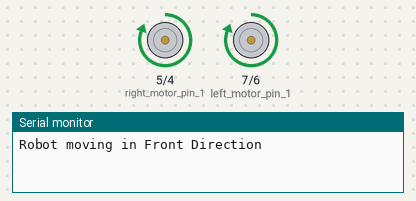
This sketch was run on a simulated Arduino Uno, built with avr-gcc and run on an emulated ATmega328P. On the bench: motor-driver pin pairs drawn as motors (green arrow = first pin HIGH = forward, orange = second pin HIGH = backward, longer = more drive), the last lines printed to the serial monitor.

Above: at 1.5 s.
At 4.5 s:
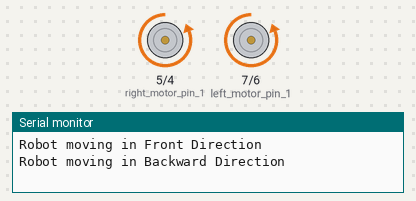
At 7.5 s:
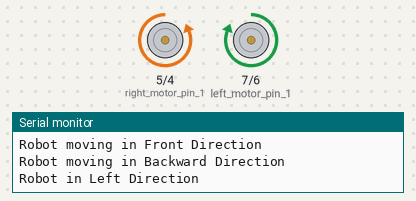
At 10.5 s:
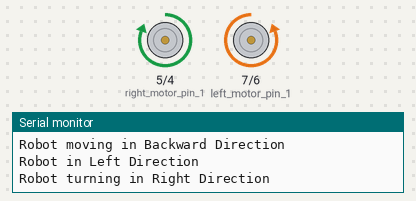
Timing chart, 0 to 15.6 s (numbered marks = the images above):
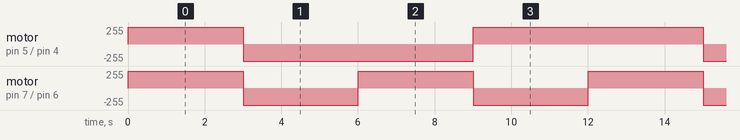

Measured:
- by itself, motor on pin 5 (right_motor_pin_1) / pin 4 (right_motor_pin_2): repeats every 12.0 s: backward 255/255 6.0 s, forward 255/255 6.0 s
- by itself, motor on pin 7 (left_motor_pin_1) / pin 6 (left_motor_pin_2): alternates forward 255/255 for 3.0 s and backward 255/255 for 3.0 s

The sketch:

Program_8-Movement_of_robot_in_all_directions.ino
```cpp
int left_motor_pin_1 = 7;    // Declare variable to store pin value connected to left motor driver pin 1
int left_motor_pin_2 = 6;    // Declare variable to store pin value connected to left motor driver pin 2

int right_motor_pin_1 = 5;    // Declare variable to store pin value connected to right motor driver pin 1
int right_motor_pin_2 = 4;    // Declare variable to store pin value connected to right motor driver pin 2

void setup() {
  Serial.begin(9600);   // set the serial baud rate to 9600

  pinMode(left_motor_pin_1, OUTPUT); // set left motor pin 1 as OUTPUT
  pinMode(left_motor_pin_2, OUTPUT); // set left motor pin 2 as OUTPUT

  pinMode(right_motor_pin_1, OUTPUT); // set right motor pin 1 as OUTPUT
  pinMode(right_motor_pin_2, OUTPUT); // set right motor pin 2 as OUTPUT
}

void loop() {
  goFront();  // robot moves in front direction
  delay(3000);    // pause the program for 3 seconds

  reverse();  // robot moves reverse
  delay(3000);    // pause the program for 3 seconds

  turnLeft();  // turns robot in left direction
  delay(3000);    // pause the program for 3 seconds

  turnRight();  // turns robot in right direction
  delay(3000);    // pause the program for 3 seconds
}

void goFront() {  // this function moves robot in front direction
  digitalWrite(right_motor_pin_1, HIGH);   // supplies 5V to right motor pin 1
  digitalWrite(right_motor_pin_2, LOW);   // supplies 0V to right motor pin 2

  digitalWrite(left_motor_pin_1, HIGH);   // supplies 5V to left motor pin 1
  digitalWrite(left_motor_pin_2, LOW);   // supplies 0V to left motor pin 2

  Serial.println("Robot moving in Front Direction");
}

void reverse() {  // this function moves robot reverse
  digitalWrite(right_motor_pin_1, LOW);   // supplies 0V to right motor pin 1
  digitalWrite(right_motor_pin_2, HIGH);   // supplies 5V to right motor pin 2

  digitalWrite(left_motor_pin_1, LOW);   // supplies 0V to left motor pin 1
  digitalWrite(left_motor_pin_2, HIGH);   // supplies 5V to left motor pin 2

  Serial.println("Robot moving in Backward Direction");
}

void turnRight() {  // this function turns robot in left direction
  digitalWrite(right_motor_pin_1, HIGH);   // supplies 5V to right motor pin 1
  digitalWrite(right_motor_pin_2, LOW);   // supplies 0V to right motor pin 2

  digitalWrite(left_motor_pin_1, LOW);   // supplies 0V to left motor pin 1
  digitalWrite(left_motor_pin_2, HIGH);   // supplies 5V to left motor pin 2

  Serial.println("Robot turning in Right Direction");
}

void turnLeft() {  // this function turns robot in right direction
  digitalWrite(right_motor_pin_1, LOW);   // supplies 0V to right motor pin 1
  digitalWrite(right_motor_pin_2, HIGH);   // supplies 5V to right motor pin 2

  digitalWrite(left_motor_pin_1, HIGH);   // supplies 5V to left motor pin 1
  digitalWrite(left_motor_pin_2, LOW);   // supplies 0V to left motor pin 2

  Serial.println("Robot in Left Direction");
}
```
